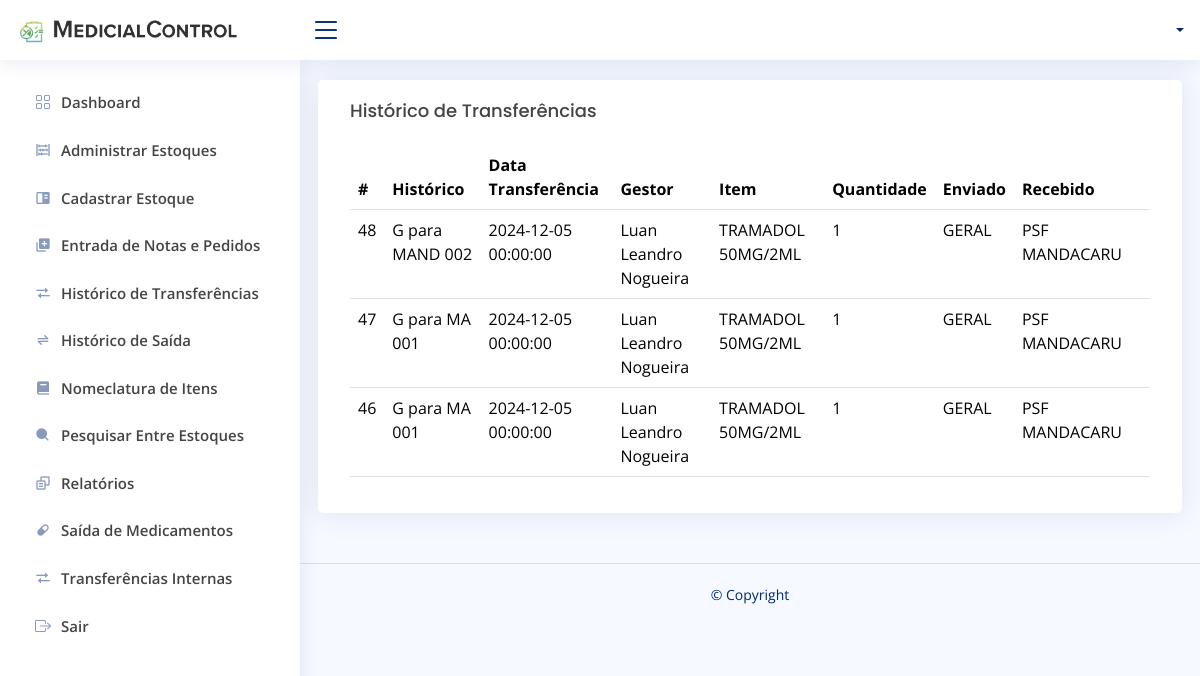
/historicoDeTransferencia.php, run on an earlier commit of the app's database.
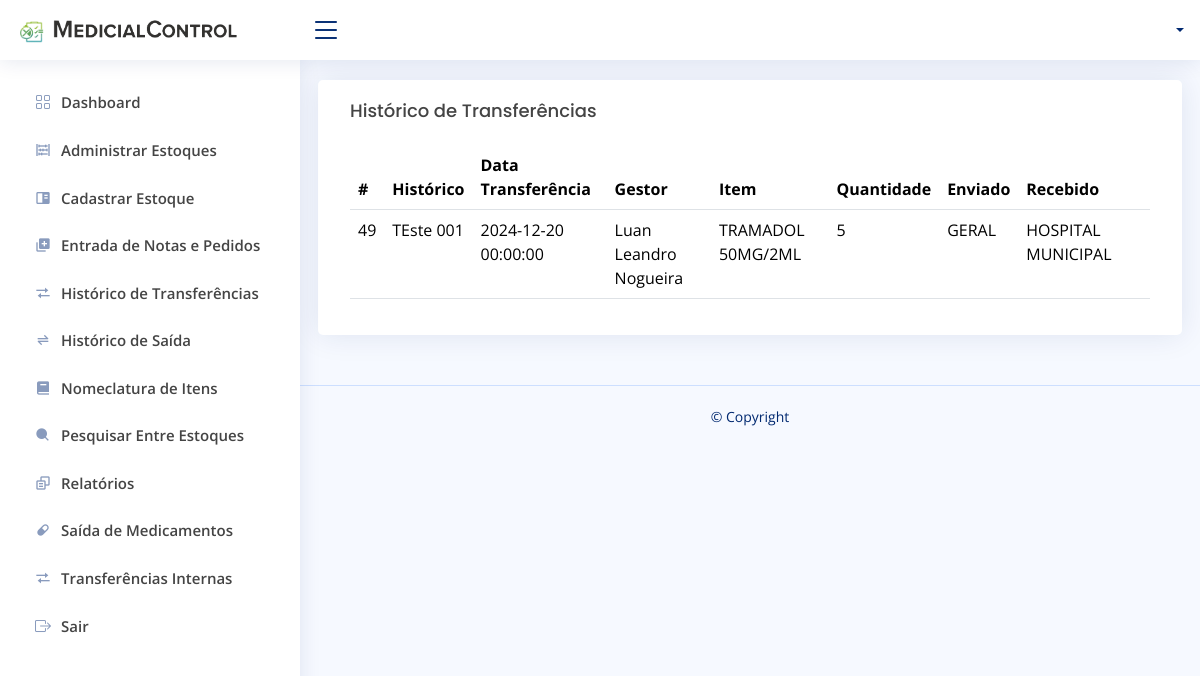
And on a later commit of the database.
### tables this page shows
CREATE TABLE `tb_historico` (
  `id_historico` int(11) NOT NULL,
  `historico_historico` text NOT NULL,
  `data_historico` datetime NOT NULL,
  `sessao_historico` varchar(220) NOT NULL,
  `item_tras_historico` varchar(220) NOT NULL,
  `quantidade_historico` bigint(20) NOT NULL,
  `id_estoque_enviado_historico` int(11) NOT NULL,
  `id_estoque_recebido_historico` int(11) NOT NULL
);

CREATE TABLE `tb_estoques` (
  `id_estoque` int(11) NOT NULL,
  `nome_estoque` varchar(140) NOT NULL
);

### controladores/Classes.php (called while the page is built, shortened)
<?php
class Historico
{
    private $conexao;
    public function __construct()
    {
        $this->conexao = new Conexao();
    }
    public function chamaHistorico()
    {
        $conn = $this->conexao->Conectar();
        $query = "
            SELECT
                h.*,
                e_enviado.nome_estoque AS nome_enviado,
                e_recebido.nome_estoque AS nome_recebido
            FROM
                tb_historico h
            LEFT JOIN
                tb_estoques e_enviado ON h.id_estoque_enviado_historico = e_enviado.id_estoque
            LEFT JOIN
                tb_estoques e_recebido ON h.id_estoque_recebido_historico = e_recebido.id_estoque
            ORDER BY
                h.id_historico DESC
        ";
        $stmt = $conn->prepare($query);
        $stmt->execute();
        $historico = [];
        while ($retorno = $stmt->fetch(PDO::FETCH_ASSOC)) {
            $historico[] = $retorno;
        }
        return $historico;
    }
}

### historicoDeTransferencia.php (the view, shortened to what this page needs)
<?php
  include "controladores/Controller.php";
  include "controladores/Classes.php";
    $func = new Historico;
    $retorno = $func->chamaHistorico();
?>
<!DOCTYPE html>
<html lang="pt-br">
<head>
</head>
<body>
  <header id="header" class="header fixed-top d-flex align-items-center">
    <nav class="header-nav ms-auto">
      <ul class="d-flex align-items-center">
        <?php echo Perfil() ?>
      </ul>
    </nav>
  </header>
  <aside id="sidebar" class="sidebar">
    <?php echo sideBar()?>
  </aside>
  <main id="main" class="main">
    <section class="section">
      <div class="row">
      <div class="card">
            <div class="card-body">
              <h5 class="card-title">Histórico de Transferências</h5>
              <table class="table datatable">
                <thead>
                  <tr>
                    <th>#</th>
                    <th>Histórico</th>
                    <th>Data Transferência</th>
                    <th>Gestor</th>
                    <th>Item</th>
                    <th>Quantidade</th>
                    <th>Enviado</th>
                    <th>Recebido</th>
                    <th></th>
                  </tr>
                </thead>
                <tbody>
                  <tr>
                    <td><?=$r['id_historico'] ?></td>
                    <td><?=$r['historico_historico'] ?></td>
                    <td><?=$r['data_historico'] ?></td>
                    <td><?=$r['sessao_historico'] ?></td>
                    <td><?=$r['item_tras_historico'] ?></td>
                    <td><?=$r['quantidade_historico'] ?></td>
                    <td><?=$r['nome_enviado'] ?></td>
                    <td><?=$r['nome_recebido'] ?></td>
                    <td></td>
                  </tr>
                </tbody>
              </table>
            </div>
      </div>
      </div>
    </section>
  </main>
  <footer id="footer" class="footer">
    <div class="copyright">
      &copy; Copyright <strong><span></span></strong>
    </div>
    <div class="credits">
    </div>
  </footer>
</body>
</html>

What changed in the data, as far as the page shows it:
removed tb_historico: id_historico "48", historico_historico "G para MAND 002", data_historico "2024-12-05 00:00:00", sessao_historico "Luan Leandro Nogueira", item_tras_historico "TRAMADOL 50MG/2ML", quantidade_historico "1", id_estoque_enviado_historico.nome_estoque "GERAL", id_estoque_recebido_historico.nome_estoque "PSF MANDACARU"
removed tb_historico: id_historico "47", historico_historico "G para MA 001", data_historico "2024-12-05 00:00:00", sessao_historico "Luan Leandro Nogueira", item_tras_historico "TRAMADOL 50MG/2ML", quantidade_historico "1", id_estoque_enviado_historico.nome_estoque "GERAL", id_estoque_recebido_historico.nome_estoque "PSF MANDACARU"
removed tb_historico: id_historico "46", historico_historico "G para MA 001", data_historico "2024-12-05 00:00:00", sessao_historico "Luan Leandro Nogueira", item_tras_historico "TRAMADOL 50MG/2ML", quantidade_historico "1", id_estoque_enviado_historico.nome_estoque "GERAL", id_estoque_recebido_historico.nome_estoque "PSF MANDACARU"
added tb_historico: id_historico "49", historico_historico "TEste 001", data_historico "2024-12-20 00:00:00", sessao_historico "Luan Leandro Nogueira", item_tras_historico "TRAMADOL 50MG/2ML", quantidade_historico "5", id_estoque_enviado_historico.nome_estoque "GERAL", id_estoque_recebido_historico.nome_estoque "HOSPITAL MUNICIPAL"
